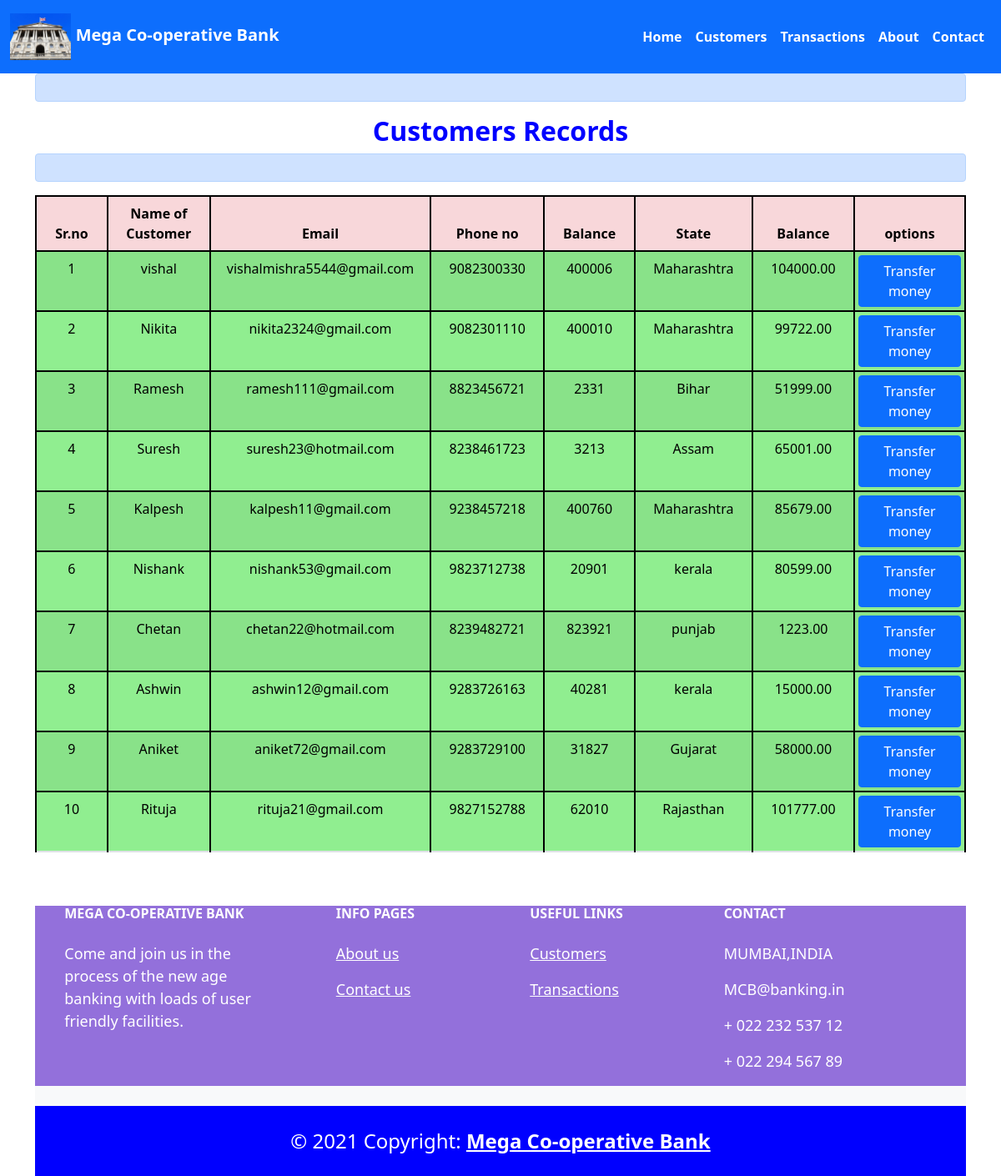
Screenshot of /customerslist.php with the database file from the repository.
### tables this page shows
CREATE TABLE `details` (
  `srno` int(3) NOT NULL,
  `name` varchar(50) NOT NULL,
  `email` varchar(50) NOT NULL,
  `balance` decimal(8,2) NOT NULL,
  `phoneno` varchar(10) NOT NULL,
  `pincode` int(7) NOT NULL,
  `state` varchar(50) NOT NULL
);

### customerslist.php (the view, shortened to what this page needs)
<!DOCTYPE html>
<html lang="en">
<head>
    <link rel="stylesheet" href="bootstrap/css/bootstrap.min.css">
    <link rel="stylesheet" href="bootstrap/css/all.min.css">
    <link rel="stylesheet" href="./css/style.css">
    <link rel="stylesheet" type="text/css" href="css/style.css">
</head>
<body>
    <header>
    <nav  class="navbar py-2 navbar-expand-lg navbar-dark bg-primary">
        <div class="container-fluid">
            <a class="navbar-brand" href="index.php"><img src="images/logo.jpg" width="10%" height="9%" alt="MCB" href="index.php"></img><strong>  Mega Co-operative Bank</strong></a>
            <div class="collapse navbar-collapse" id="navbarSupportedContent">
                <ul class="navbar-nav me-auto mb-8 mb-lg-0">
                    <li class="nav-item py-3">
                        <a class="nav-link active" aria-current="page" href="index.php"><strong>Home</strong></a>
                    </li>
                    <li class="nav-item py-3">
                        <a class="nav-link active" href="customerslist.php "><strong>Customers</strong></a>
                    </li>
                    <li class="nav-item py-3">
                        <a class="nav-link active" href="transactionrecords.php "><strong>Transactions</strong></a>
                    </li>
                    <li class="nav-item py-3">
                        <a class="nav-link active" href="aboutus.php "><strong>About</strong></a>
                    </li>
                    <li class="nav-item py-3">
                        <a class="nav-link active" href="contactus.php "><strong>Contact</strong></a>
                    </li>
                </ul>
            </div>
        </div>
    </nav>
    <div class="container">
    <div class="alert alert-primary d-flex align-items-center" role="alert" style="text-align:center">
    </div>
    <h2 style="color:blue; text-align:center"><strong>Customers Records</strong> </h2>
    <div class="alert alert-primary d-flex align-items-center" role="alert" style="text-align:center">
    </div>
    </div>
    </header>
    <section>
      <?php
        $server="localhost:3306";
        $username="root";
        $password="";
        $dbname = "bankingsystem";
        $connection=mysqli_connect($server, $username, $password , $dbname);
        $query="SELECT * FROM `details`";
        $query_run=mysqli_query($connection,$query);
        if(mysqli_num_rows($query_run)>0){
                 ?>
<div class="container">
        <div class="row text-center">
            <div class="col text-center">
                <div class="table-responsive-sm">
                    <table class="table table-hover table-striped table-sm">
                        <thead style="color : black;" class="table-danger">
                            <tr>
                                <th scope="col" class="text-center py-2">Sr.no</th>
                                <th scope="col" class="text-center py-2">Name of Customer</th>
                                <th scope="col" class="text-center py-2">Email</th>
                                <th scope="col" class="text-center py-2">Phone no</th>
                                <th scope="col" class="text-center py-2">Balance</th>
                                <th scope="col" class="text-center py-2">State</th>
                                <th scope="col" class="text-center py-2">Balance</th>
                                <th scope="col" class="text-center py-2">options</th>
                            </tr>
                        </thead>
                        <tbody>
                            <?php
                            while($row=mysqli_fetch_array($query_run)){
                            ?>
                                <tr style="color : black;">
                                    <td class="text-center py-2"><?php echo $row['srno'];?></td>
                                    <td class="text-center py-2"><?php echo $row['name'];?></td>
                                    <td class="text-center py-2"><?php echo $row['email'];?></td>
                                    <td class="text-center py-2"><?php echo $row['phoneno'];?></td>
                                    <td class="text-center py-2"><?php echo $row['pincode'];?></td>
                                    <td class="text-center py-2"><?php echo $row['state'];?></td>
                                    <td class="text-center py-2"><?php echo $row['balance'];?></td>
                                    <td ><a class="btn btn-primary" href="customersdetails.php?srno=<?php echo $row['srno'];?>" >Transfer money</a></td>
                                 </tr>
                            <?php
                            }
                        }
                            ?>
                        </tbody>
                    </table>
                </div>
            </div>
        </div>
    </div>
    </section>
    <footer>
<div class="container">
<footer class="text-center text-lg-start bg-light text-muted">
  <section class="">
    <div class="container text-center text-md-start mt-5" style="font-size:large;color:white;background-color:#9370db;">
      <div class="row mt-3">
        <div class="col-md-3 col-lg-4 col-xl-3 mx-auto mb-4">
          <h6 class="text-uppercase fw-bold mb-4">
            Mega Co-operative Bank
          </h6>
          <p>
            Come and join us in the process of the new age banking with loads of user friendly facilities.
          </p>
        </div>
        <div class="col-md-2 col-lg-2 col-xl-2 mx-auto mb-4">
          <h6 class="text-uppercase fw-bold mb-4">
            Info pages
          </h6>
          <p>
            <a href="aboutus.php" class="text-reset">About us</a>
          </p>
          <p>
            <a href="contactus.php" class="text-reset">Contact us</a>
          </p>
        </div>
        <div class="col-md-3 col-lg-2 col-xl-2 mx-auto mb-4">
          <h6 class="text-uppercase fw-bold mb-4">
            Useful links
          </h6>
          <p>
            <a href="customerslist.php" class="text-reset">Customers</a>
          </p>
          <p>
            <a href="transactionrecords.php" class="text-reset">Transactions</a>
          </p>
        </div>
        <div class="col-md-4 col-lg-3 col-xl-3 mx-auto mb-md-0 mb-4">
          <h6 class="text-uppercase fw-bold mb-4">
            Contact
          </h6>
          <p>MUMBAI,INDIA</p>
          <p>
            MCB@banking.in
          </p>
          <p>+ 022 232 537 12</p>
          <p>+ 022 294 567 89</p>
        </div>
      </div>
    </div>
  </section>
  <div class="text-center p-4"  style="font-size:x-large;color:white;background-color:blue;">
    © 2021 Copyright:
    <a class="text-reset fw-bold" href="https://mdbootstrap.com/">Mega Co-operative Bank</a>
  </div>
</footer>
       </div>
   </footer>
</body>
</html>

### css/style.css (style rules this page uses)
body { width: 100%; height: 100%; margin: auto; height: auto; }

### customerslist.php (style rules this page uses)
table,th,td { border:2px solid black; width:1100px; background-color: lightgreen; }

### rows the page displays
details: srno "1", name "vishal", email "vishalmishra5544@gmail.com", phoneno "9082300330", pincode "400006", state "Maharashtra", balance "104000.00"
details: srno "2", name "Nikita", email "nikita2324@gmail.com", phoneno "9082301110", pincode "400010", state "Maharashtra", balance "99722.00"
details: srno "3", name "Ramesh", email "ramesh111@gmail.com", phoneno "8823456721", pincode "2331", state "Bihar", balance "51999.00"
details: srno "4", name "Suresh", email "suresh23@hotmail.com", phoneno "8238461723", pincode "3213", state "Assam", balance "65001.00"
details: srno "5", name "Kalpesh", email "kalpesh11@gmail.com", phoneno "9238457218", pincode "400760", state "Maharashtra", balance "85679.00"
details: srno "6", name "Nishank", email "nishank53@gmail.com", phoneno "9823712738", pincode "20901", state "kerala", balance "80599.00"
details: srno "7", name "Chetan", email "chetan22@hotmail.com", phoneno "8239482721", pincode "823921", state "punjab", balance "1223.00"
details: srno "8", name "Ashwin", email "ashwin12@gmail.com", phoneno "9283726163", pincode "40281", state "kerala", balance "15000.00"
details: srno "9", name "Aniket", email "aniket72@gmail.com", phoneno "9283729100", pincode "31827", state "Gujarat", balance "58000.00"
details: srno "10", name "Rituja", email "rituja21@gmail.com", phoneno "9827152788", pincode "62010", state "Rajasthan", balance "101777.00"
